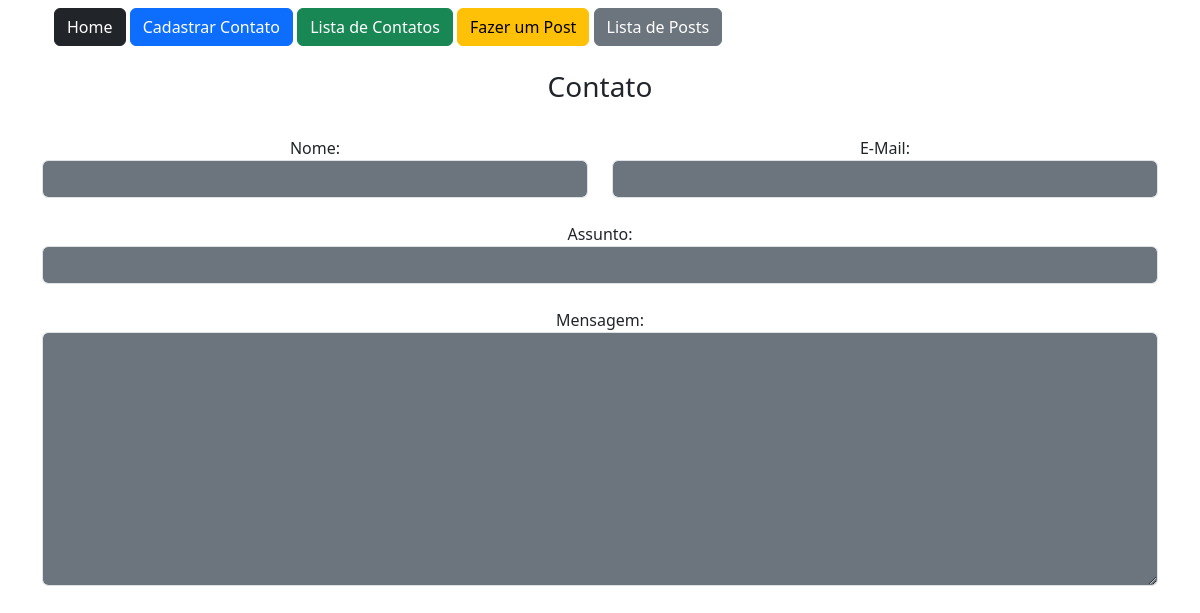
/contato/3, run on an earlier commit of the app's database.
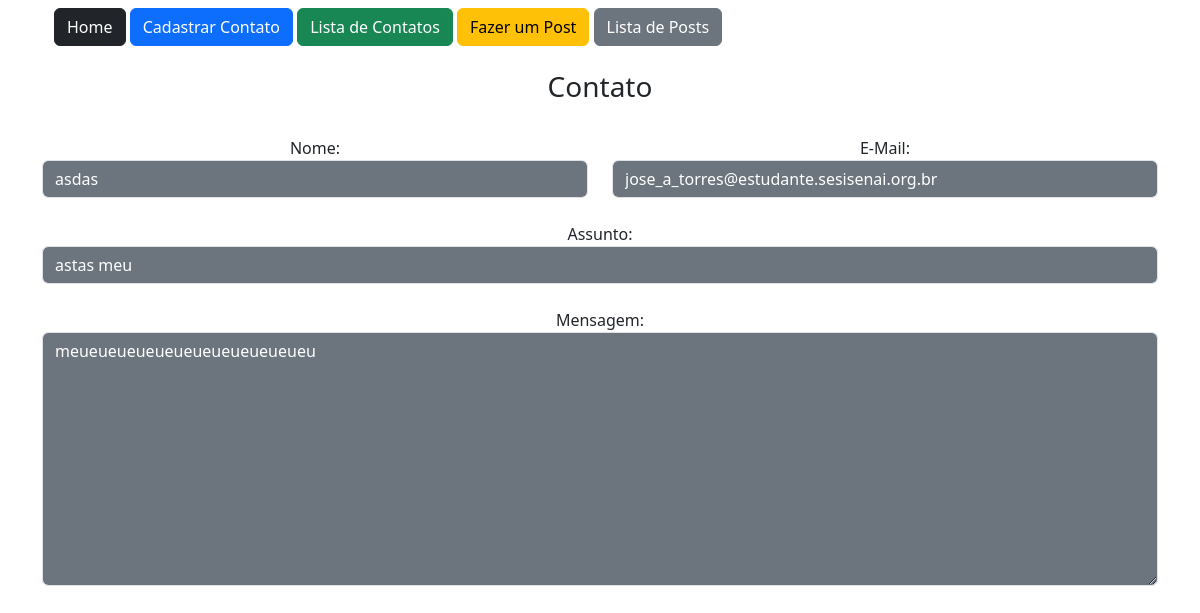
And on a later commit of the database.
### app/models.py (models this page shows)
class Contato(db.Model):
    id = db.Column(db.Integer, primary_key=True)
    data_envio = db.Column(db.DateTime, default=datetime.now)
    nome = db.Column(db.String, nullable=True)
    email = db.Column(db.String, nullable=True)
    assunto = db.Column(db.String, nullable=True)
    mensagem = db.Column(db.String, nullable=True)
    respondido = db.Column(db.Integer, default=0)

### app/view.py (the view)
@app.route('/contato/<int:id>')
def contatoDetail(id):
    obj=Contato.query.get(id)
    return render_template('contato_detail.html', obj=obj)

### app/templates/contato_detail.html
{% extends 'base.html' %}
{% block content %}
    <div class="container">
        {% include 'nav.html' %}
        <div class="row mt-4 text-center">
            <h3>Contato</h3>
            <div class="col-md-6 mt-4 text-center">
                Nome:
                <input type="text" value="{{obj.nome}}" class="form-control bg-secondary text-white" radeonly>
            </div>
            <div class="col-md-6 mt-4 text-center">
                E-Mail:
                <input type="text" value="{{obj.email}}" class="form-control bg-secondary text-white" radeonly>
            </div>
            <div class="col-md-12 mt-4 text-center">
                Assunto:
                <input type="text" value="{{obj.assunto}}" class="form-control bg-secondary text-white" radeonly>
            </div>
            <div class="col-md-12 mt-4 text-center">
                Mensagem:
                <textarea type="text" rows="10" class="form-control bg-secondary text-white" redeonly>{{obj.mensagem}}</textarea>
            </div>
        </div>
    </div>
{% endblock %}

### app/templates/base.html (shortened to what this page needs)
<!DOCTYPE html>
<html lang="en">
<head>
    <link href="https://cdn.jsdelivr.net/npm/bootstrap@5.3.7/dist/css/bootstrap.min.css" rel="stylesheet">
</head>
<body>
    <section class="container-fluid mt-2">
        {% block content %}{% endblock %}
    </section>
</body>
</html>

### app/templates/nav.html
{% extends 'base.html' %}
{% block content %}
    <a href="/" class="btn btn-dark">Home</a>
    <a href="{{url_for('contato')}}" class="btn btn-primary">Cadastrar Contato</a>
    <a href="{{url_for('contatoLista')}}" class="btn btn-success">Lista de Contatos</a>
    <a href="{{url_for('postNovo')}}" class="btn btn-warning">Fazer um Post</a>
    <a href="{{url_for('postLista')}}" class="btn btn-secondary">Lista de Posts</a>
{% endblock %}

What changed in the data, as far as the page shows it:
added Contato: nome "asdas", email "jose_a_torres@estudante.sesisenai.org.br", assunto "astas meu", mensagem "meueueueueueueueueueueueueu"
